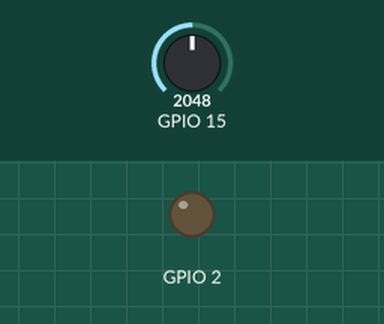
This sketch was run on a simulated ESP32. Parts: output pins drawn as LEDs (lit = HIGH). The test bench sets the inputs (shaded band); at power-on: GPIO 15 = 2048.

Above: at 1.8 s.
1.9 s: GPIO 15 set to 1967
At 3.2 s:
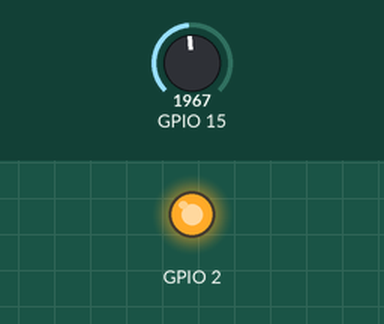
3.5 s: GPIO 15 set to 2040
At 4.8 s:
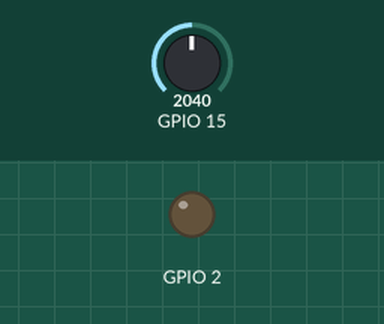
5.5 s: GPIO 15 set to 1960
At 6.4 s:
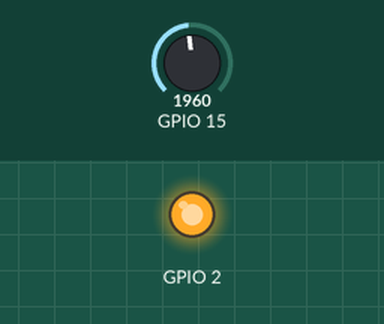
Timing chart, 0 to 8.5 s (numbered marks = the images above; inputs shaded):
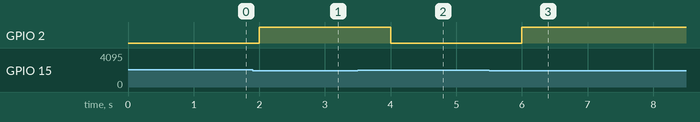

The sketch:

Soil_Moisture_Sensor.ino
```cpp
void setup()
{
pinMode(2, OUTPUT);

}


void loop()
{

    if (analogRead(15) < 2000) {
      digitalWrite(2,HIGH);

    } else {
      digitalWrite(2,LOW);

    }
    delay(1000);

}
```

Measured:
- the behaviour switches between 2000 and 1999 on GPIO 15 (found by bisection; images 0 and 1)
- after the input at 1.9 s, GPIO 2: LOW → HIGH after 0.10 s
- after the input at 3.5 s, GPIO 2: HIGH → LOW after 0.50 s
- after the input at 5.5 s, GPIO 2: LOW → HIGH after 0.50 s
